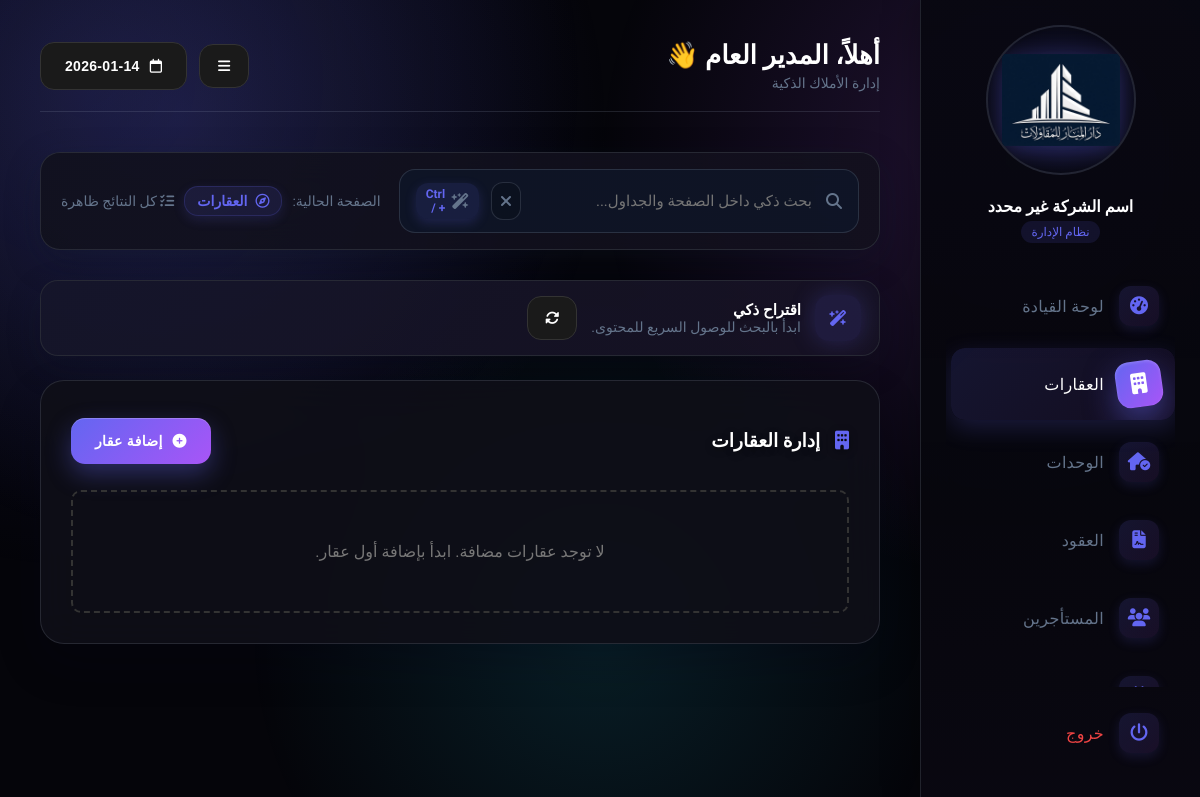
Before: /index.php?p=properties (signed in) with the older database file.
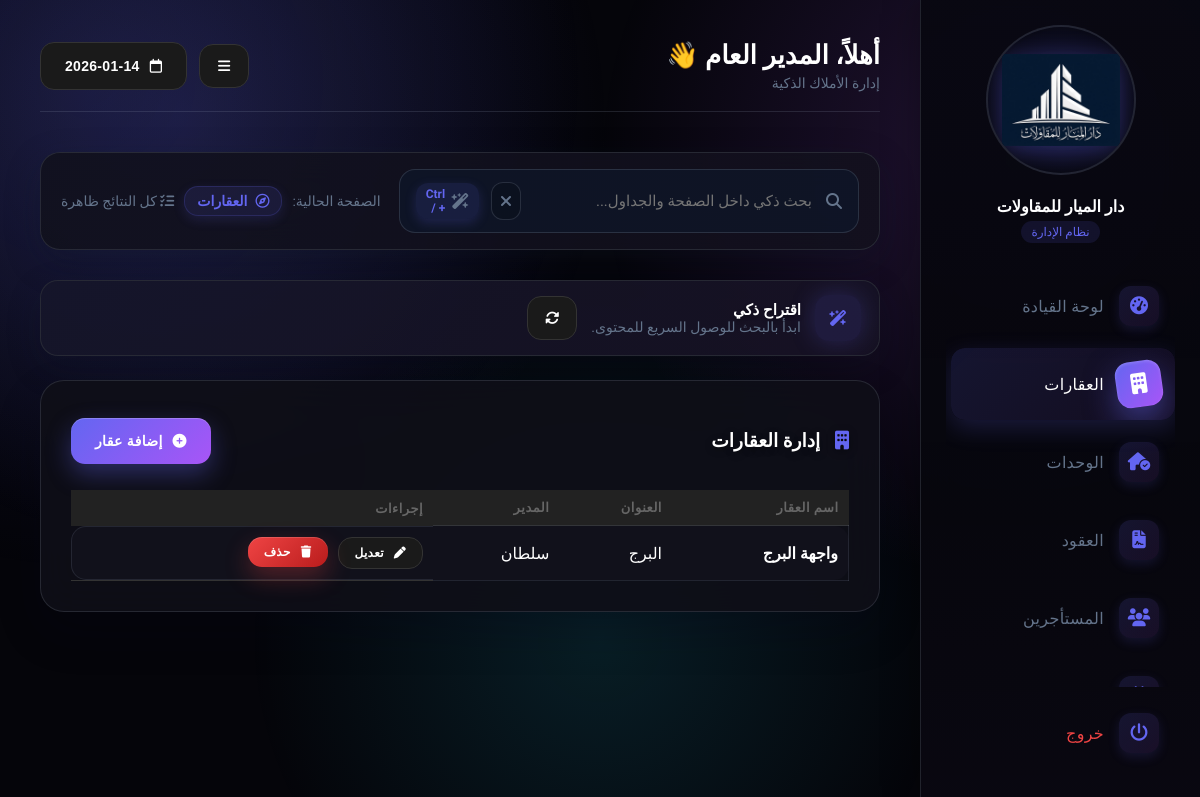
After: the same page with the newer database file.
### tables this page shows
CREATE TABLE `properties` (
  `id` int NOT NULL,
  `name` varchar(255) NOT NULL,
  `address` text,
  `manager` varchar(100) DEFAULT NULL,
  `phone` varchar(20) DEFAULT NULL
);

### pages/properties.php (the view, shortened to what the changed rows need)
<div class="card">
    <div style="display:flex; justify-content:space-between; align-items:center; margin-bottom:20px">
        <h3><i class="fa-solid fa-building" style="margin-left:10px;color:var(--primary)"></i> إدارة العقارات</h3>
        <button onclick="openModal()" class="btn btn-primary">
        </button>
    </div>
    <?php
    $props = $pdo->query("SELECT * FROM properties ORDER BY id DESC");
    if($props->rowCount() == 0):
    ?>
        <div style="text-align:center; padding:50px; color:#777; border:2px dashed #333; border-radius:10px;">
            لا توجد عقارات مضافة. ابدأ بإضافة أول عقار.
        </div>
    <?php else: ?>
        <table style="width:100%; border-collapse:collapse;">
            <thead>
                <tr style="background:#222; text-align:right;">
                    <th style="padding:10px">اسم العقار</th>
                    <th style="padding:10px">العنوان</th>
                    <th style="padding:10px">المدير</th>
                    <th style="padding:10px">إجراءات</th>
                </tr>
            </thead>
            <tbody>
                <?php while($r = $props->fetch()): ?>
                <tr style="border-bottom:1px solid #333;">
                    <td style="padding:10px; font-weight:bold; color:white"><?= $r['name'] ?></td>
                    <td style="padding:10px"><?= $r['address'] ?></td>
                    <td style="padding:10px"><?= $r['manager'] ?></td>
                    <td style="padding:10px; display:flex; gap:10px;">
                        <button
                            class="btn btn-dark btn-sm"
                            onclick="editProp(this)"
                            data-id="<?= $r['id'] ?>"
                            data-name="<?= htmlspecialchars($r['name']) ?>"
                            data-address="<?= htmlspecialchars($r['address']) ?>"
                            data-manager="<?= htmlspecialchars($r['manager']) ?>"
                            data-phone="<?= htmlspecialchars($r['phone']) ?>"
                        >
                            <i class="fa-solid fa-pen"></i> تعديل
                        </button>
                        <form method="POST" onsubmit="return confirm('هل أنت متأكد من الحذف؟');" style="margin:0">
                            <button class="btn btn-danger btn-sm"><i class="fa-solid fa-trash"></i> حذف</button>
                        </form>
                    </td>
                </tr>
                <?php endwhile; ?>
            </tbody>
        </table>
    <?php endif; ?>
</div>

### includes/header.php (shortened to what the changed rows need)
<?php
$user_name = $_SESSION['user_name'] ?? 'المدير';
$p = $_GET['p'] ?? 'dashboard';
$page_titles = [
    'dashboard' => 'لوحة القيادة',
    'properties' => 'العقارات',
    'units' => 'الوحدات',
    'contracts' => 'العقود',
    'tenants' => 'المستأجرين',
    'alerts' => 'التنبيهات',
    'maintenance' => 'الصيانة',
    'vendors' => 'المقاولين',
    'users' => 'المستخدمين',
    'settings' => 'الإعدادات',
    'smart_center' => 'مركز التمكين الذكي',
    'reports' => 'التقارير المالية',
    'lease_calendar' => 'تقويم العقود و ROI',
];
$page_key = array_key_exists($p, $page_titles) ? $p : 'dashboard';
$settingsMap = [];
try {
    $stmt = $pdo->prepare("SELECT k, v FROM settings WHERE k IN ('logo','company_name','timezone','date_format','maintenance_mode','maintenance_message')");
    $stmt->execute();
    while ($row = $stmt->fetch(PDO::FETCH_ASSOC)) {
        $settingsMap[$row['k']] = $row['v'];
    }
} catch (Exception $e) {
}
$db_logo = $settingsMap['logo'] ?? null;
$logo_src = $db_logo && file_exists($db_logo) ? $db_logo : 'logo.png';
$company_name = $settingsMap['company_name'] ?? 'اسم الشركة غير محدد';
$company_name_safe = htmlspecialchars($company_name);
?>
<!DOCTYPE html>
<html lang="ar" dir="rtl">
<head>
    <link rel="stylesheet" href="https://cdn.jsdelivr.net/npm/@fortawesome/fontawesome-free@6.5.1/css/all.min.css">
</head>
<body data-page="<?= htmlspecialchars($page_key) ?>">
    <div class="sidebar">
    <div style="text-align:center; margin-bottom:30px">
        <div class="logo-wrapper"><img src="<?= $logo_src ?>" class="logo-img" alt="Logo"></div>
        <h4 style="margin:10px 0 5px; font-weight:800"><?= $company_name_safe ?></h4>
        <span class="tagline" style="font-size:12px; color:var(--primary); background:var(--tag-bg); padding:4px 10px; border-radius:20px">نظام الإدارة</span>
    </div>
</div>
<div class="main">
    <div class="header">
        <div>
            <h1 style="margin:0; font-size:26px; font-weight:800">أهلاً، <?= $user_name ?> 👋</h1>
        </div>
    </div>

Changed rows visible on the page:
added properties: name "واجهة البرج", address "البرج", manager "سلطان"
Other visible differences:
$company_name_safe: "اسم الشركة غير محدد" → "دار الميار للمقاولات"
text no longer shown: "لا توجد عقارات مضافة. ابدأ بإضافة أول عقار."
text now shown: "اسم العقار العنوان المدير إجراءات"
